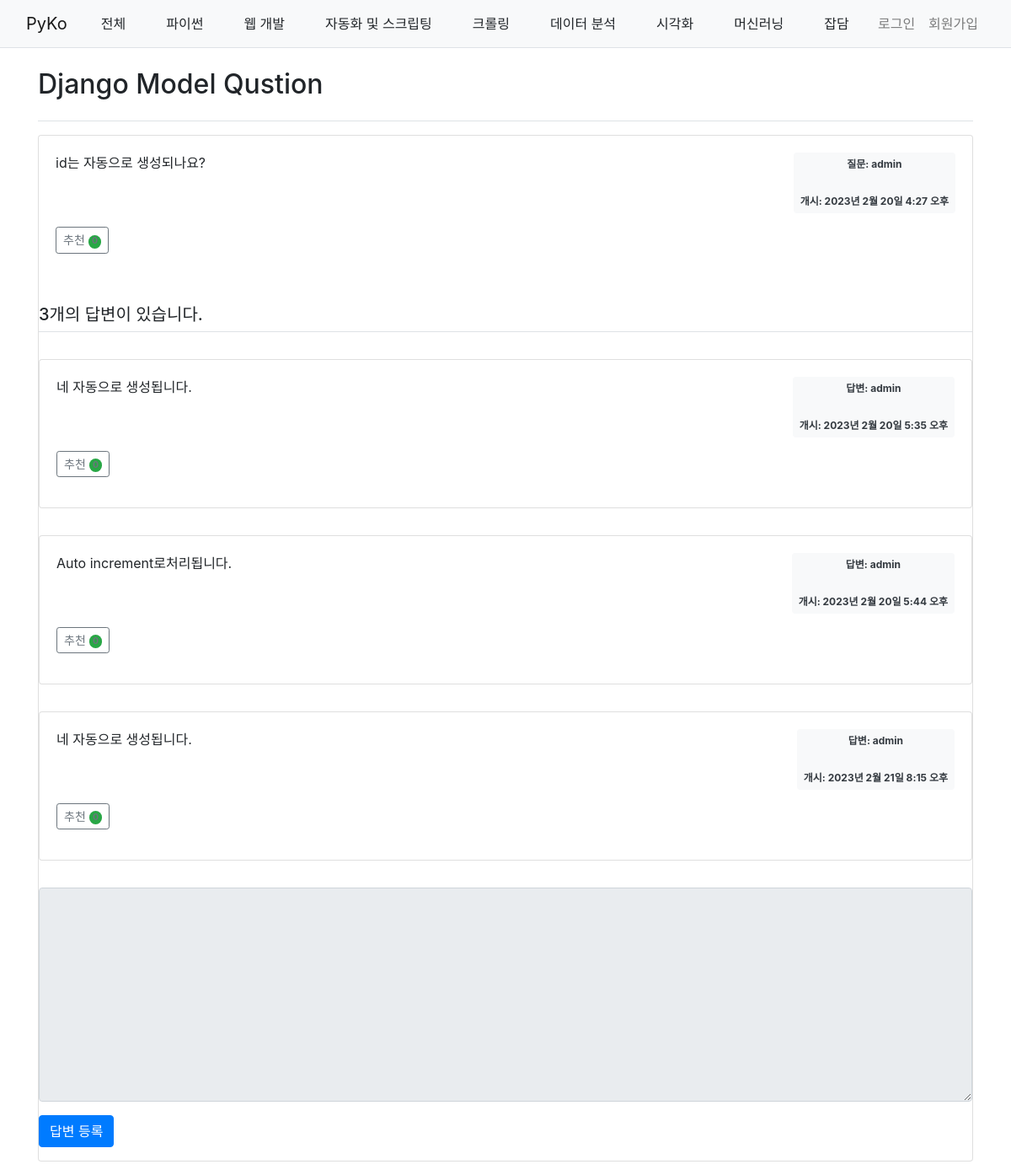
Page /2/ on the committed database.
### pybo/models.py (models this page shows, shortened)
class Question(models.Model):
    CATEGORY_CHOICES = [
        ('파이썬', 'Python'),
        ('웹 개발', "Web Development"),
        ('자동화 및 스크립팅', "Automation and Scripting"),
        ('크롤링', "Web Crawling"),
        ('데이터 분석', "Data Analysis"),
        ('시각화', 'Visualization'),
        ('머신러닝', "Machine learning"),
        ('잡담', 'anything')
    ]
    author = models.ForeignKey(User, on_delete=models.CASCADE, related_name='author_question')
    category = models.CharField(max_length = 50, choices = CATEGORY_CHOICES, default = '웹 개발')
    subject = models.CharField(max_length = 200)
    content = models.TextField()
    create_date = models.DateTimeField()
    modify_date = models.DateTimeField(null = True, blank = True)
    voter = models.ManyToManyField(User, related_name='voter_question')

class Answer(models.Model):
    author = models.ForeignKey(User, on_delete=models.CASCADE, related_name='author_answer')
    question = models.ForeignKey(Question, on_delete = models.CASCADE)
    content = models.TextField()
    create_date = models.DateTimeField()
    modify_date = models.DateTimeField(null = True, blank = True)
    voter = models.ManyToManyField(User, related_name='voter_answer')

### pybo/views/base_views.py (the view)
# urls.py: path('<int:question_id>/', base_views.detail, name='detail'),
def detail(request, question_id):
    question = Question.objects.get(id=question_id)
    context = {'question': question}
    return render(request, 'pybo/question_detail.html',context)

### pybo/templatetags/pybo_filter.py (called while the page is built)
@register.filter
def mark(value):
    extensions = ["nl2br", "fenced_code"]
    return mark_safe(markdown.markdown(value, extensions=extensions))

### templates/pybo/question_detail.html (shortened to what this page needs)
{% extends 'base.html' %}
{% load pybo_filter %}
{% block content %}
<div class = "container my-3">
    <h2 class = "border-bottom py-2">{{ question.subject|mark }}</h2>
    <div class = "card my-3">
        <div class = "card-body">
            <div class="d-flex justify-content-between">
                <div calss = "card-text">
                {{ question.content|mark}}
                </div>
                <div class = "badge bg-light text-dark p-2 text-start">
                    <div class="mb-2">질문: {{ question.author.username }}</div>
                    <br>
                    <br>
                    <div>개시: {{ question.create_date}}</div>
                </div>
            </div>
            <div class = "my-3">
                <a href = "javascript:void(0)" data-uri = "{% url 'pybo:question_vote' question.id %}"
                    class = "recommend btn btn-sm btn-outline-secondary">추천
                    <span class="badge rounded-pill bg-success">{{question.voter.count}}</span>
                </a>
        </div>
    </div>
    <h5 class = "border-bottom my-3 py-2">
        {{question.answer_set.count}}개의 답변이 있습니다.
    </h5>
    {% for answer in question.answer_set.all %}
    <div class = "card my-3">
        <div class = "card-body">
            <div class="d-flex justify-content-between">
                <div calss = "card-text">
                    {{ answer.content|mark}}
                </div>
                <div class="badge bg-light text-dark p-2 text-start">
                    <div class="mb-2">답변: {{ answer.author.username }}</div>
                    <br>
                    <br>
                    <div>개시: {{ answer.create_date }}</div>
                </div>
            </div>
            <div class="my-3">
                <a href="javascript:void(0)" data-uri="{% url 'pybo:answer_vote' answer.id  %}"
                class="recommend btn btn-sm btn-outline-secondary"> 추천
                    <span class="badge rounded-pill bg-success">{{answer.voter.count}}</span>
                </a>
            </div>
        </div>
    </div>
    {% endfor %}
    <form action ="{% url 'pybo:answer_create' question.id %}" method = "post" class = "my-3" >
        <div class = "form-group">
            <textarea {% if not user.is_authenticated %} disabled {% endif %}
            name  = "content" id = "content" class = "form-control" rows = "10"></textarea>
        </div>
        <input type = "submit" value = "답변 등록" class = "btn btn-primary">
    </form>
</div>
{% endblock %}

### rows in the picture
Question: subject|mark "Django Model Qustion", content|mark "id는 자동으로 생성되나요?", author.username "admin", create_date "2023년 2월 20일 4:27 오후", voter.count "0", answer_set.count "3"
Answer: content|mark "네 자동으로 생성됩니다.", author.username "admin", create_date "2023년 2월 20일 5:35 오후", voter.count "0"
Answer: content|mark "Auto increment로처리됩니다.", author.username "admin", create_date "2023년 2월 20일 5:44 오후", voter.count "0"
Answer: content|mark "네 자동으로 생성됩니다.", author.username "admin", create_date "2023년 2월 21일 8:15 오후", voter.count "0"
